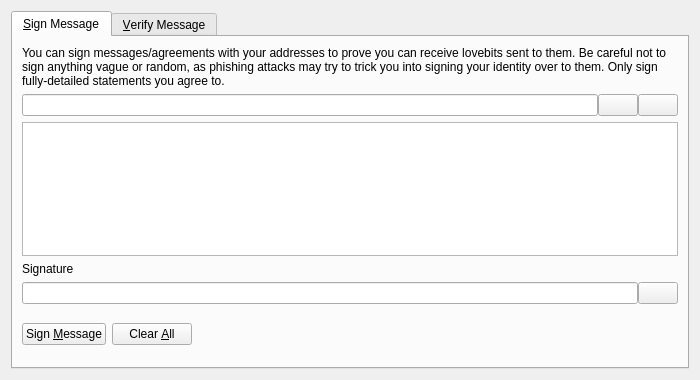
<?xml version="1.0" encoding="UTF-8"?>
<ui version="4.0">
 <class>SignVerifyMessageDialog</class>
 <widget class="QDialog" name="SignVerifyMessageDialog">
  <property name="geometry">
   <rect>
    <x>0</x>
    <y>0</y>
    <width>700</width>
    <height>380</height>
   </rect>
  </property>
  <property name="windowTitle">
   <string>Signatures - Sign / Verify a Message</string>
  </property>
  <property name="modal">
   <bool>true</bool>
  </property>
  <layout class="QVBoxLayout" name="verticalLayout">
   <item>
    <widget class="QTabWidget" name="tabWidget">
     <property name="currentIndex">
      <number>0</number>
     </property>
     <widget class="QWidget" name="tabSignMessage">
      <attribute name="title">
       <string>&amp;Sign Message</string>
      </attribute>
      <layout class="QVBoxLayout" name="verticalLayout_SM">
       <item>
        <widget class="QLabel" name="infoLabel_SM">
         <property name="text">
          <string>You can sign messages/agreements with your addresses to prove you can receive lovebits sent to them. Be careful not to sign anything vague or random, as phishing attacks may try to trick you into signing your identity over to them. Only sign fully-detailed statements you agree to.</string>
         </property>
         <property name="textFormat">
          <enum>Qt::PlainText</enum>
         </property>
         <property name="wordWrap">
          <bool>true</bool>
         </property>
        </widget>
       </item>
       <item>
        <layout class="QHBoxLayout" name="horizontalLayout_1_SM">
         <property name="spacing">
          <number>0</number>
         </property>
         <item>
          <widget class="QValidatedLineEdit" name="addressIn_SM">
           <property name="toolTip">
            <string>The Lovebit address to sign the message with</string>
           </property>
          </widget>
         </item>
         <item>
          <widget class="QPushButton" name="addressBookButton_SM">
           <property name="toolTip">
            <string>Choose previously used address</string>
           </property>
           <property name="text">
            <string/>
           </property>
           <property name="icon">
            <iconset resource="../lovebit.qrc">
             <normaloff>:/icons/address-book</normaloff>:/icons/address-book</iconset>
           </property>
           <property name="shortcut">
            <string>Alt+A</string>
           </property>
           <property name="autoDefault">
            <bool>false</bool>
           </property>
          </widget>
         </item>
         <item>
          <widget class="QPushButton" name="pasteButton_SM">
           <property name="toolTip">
            <string>Paste address from clipboard</string>
           </property>
           <property name="text">
            <string/>
           </property>
           <property name="icon">
            <iconset resource="../lovebit.qrc">
             <normaloff>:/icons/editpaste</normaloff>:/icons/editpaste</iconset>
           </property>
           <property name="shortcut">
            <string>Alt+P</string>
           </property>
           <property name="autoDefault">
            <bool>false</bool>
           </property>
          </widget>
         </item>
        </layout>
       </item>
       <item>
        <widget class="QPlainTextEdit" name="messageIn_SM">
         <property name="toolTip">
          <string>Enter the message you want to sign here</string>
         </property>
        </widget>
       </item>
       <item>
        <widget class="QLabel" name="signatureLabel_SM">
         <property name="text">
          <string>Signature</string>
         </property>
         <property name="textFormat">
          <enum>Qt::PlainText</enum>
         </property>
        </widget>
       </item>
       <item>
        <layout class="QHBoxLayout" name="horizontalLayout_2_SM">
         <property name="spacing">
          <number>0</number>
         </property>
         <item>
          <widget class="QLineEdit" name="signatureOut_SM">
           <property name="font">
            <font>
             <italic>true</italic>
            </font>
           </property>
           <property name="readOnly">
            <bool>true</bool>
           </property>
          </widget>
         </item>
         <item>
          <widget class="QPushButton" name="copySignatureButton_SM">
           <property name="toolTip">
            <string>Copy the current signature to the system clipboard</string>
           </property>
           <property name="text">
            <string/>
           </property>
           <property name="icon">
            <iconset resource="../lovebit.qrc">
             <normaloff>:/icons/editcopy</normaloff>:/icons/editcopy</iconset>
           </property>
           <property name="autoDefault">
            <bool>false</bool>
           </property>
          </widget>
         </item>
        </layout>
       </item>
       <item>
        <layout class="QHBoxLayout" name="horizontalLayout_3_SM">
         <item>
          <widget class="QPushButton" name="signMessageButton_SM">
           <property name="toolTip">
            <string>Sign the message to prove you own this Lovebit address</string>
           </property>
           <property name="text">
            <string>Sign &amp;Message</string>
           </property>
           <property name="icon">
            <iconset resource="../lovebit.qrc">
             <normaloff>:/icons/edit</normaloff>:/icons/edit</iconset>
           </property>
           <property name="autoDefault">
            <bool>false</bool>
           </property>
          </widget>
         </item>
         <item>
          <widget class="QPushButton" name="clearButton_SM">
           <property name="toolTip">
            <string>Reset all sign message fields</string>
           </property>
           <property name="text">
            <string>Clear &amp;All</string>
           </property>
           <property name="icon">
            <iconset resource="../lovebit.qrc">
             <normaloff>:/icons/remove</normaloff>:/icons/remove</iconset>
           </property>
           <property name="autoDefault">
            <bool>false</bool>
           </property>
          </widget>
         </item>
         <item>
          <spacer name="horizontalSpacer_1_SM">
           <property name="orientation">
            <enum>Qt::Horizontal</enum>
           </property>
           <property name="sizeHint" stdset="0">
            <size>
             <width>40</width>
             <height>48</height>
            </size>
           </property>
          </spacer>
         </item>
         <item>
          <widget class="QLabel" name="statusLabel_SM">
           <property name="font">
            <font>
             <weight>75</weight>
             <bold>true</bold>
            </font>
           </property>
           <property name="text">
            <string/>
           </property>
           <property name="wordWrap">
            <bool>true</bool>
           </property>
          </widget>
         </item>
         <item>
          <spacer name="horizontalSpacer_2_SM">
           <property name="orientation">
            <enum>Qt::Horizontal</enum>
           </property>
           <property name="sizeHint" stdset="0">
            <size>
             <width>40</width>
             <height>48</height>
            </size>
           </property>
          </spacer>
         </item>
        </layout>
       </item>
      </layout>
     </widget>
     <widget class="QWidget" name="tabVerifyMessage">
      <attribute name="title">
       <string>&amp;Verify Message</string>
      </attribute>
      <layout class="QVBoxLayout" name="verticalLayout_VM">
       <item>
        <widget class="QLabel" name="infoLabel_VM">
         <property name="text">
          <string>Enter the receiver's address, message (ensure you copy line breaks, spaces, tabs, etc. exactly) and signature below to verify the message. Be careful not to read more into the signature than what is in the signed message itself, to avoid being tricked by a man-in-the-middle attack. Note that this only proves the signing party receives with the address, it cannot prove sendership of any transaction!</string>
         </property>
         <property name="textFormat">
          <enum>Qt::PlainText</enum>
         </property>
         <property name="alignment">
          <set>Qt::AlignLeading|Qt::AlignLeft|Qt::AlignTop</set>
         </property>
         <property name="wordWrap">
          <bool>true</bool>
         </property>
        </widget>
       </item>
       <item>
        <layout class="QHBoxLayout" name="horizontalLayout_1_VM">
         <property name="spacing">
          <number>0</number>
         </property>
         <item>
          <widget class="QValidatedLineEdit" name="addressIn_VM">
           <property name="toolTip">
            <string>The Lovebit address the message was signed with</string>
           </property>
          </widget>
         </item>
         <item>
          <widget class="QPushButton" name="addressBookButton_VM">
           <property name="toolTip">
            <string>Choose previously used address</string>
           </property>
           <property name="text">
            <string/>
           </property>
           <property name="icon">
            <iconset resource="../lovebit.qrc">
             <normaloff>:/icons/address-book</normaloff>:/icons/address-book</iconset>
           </property>
           <property name="shortcut">
            <string>Alt+A</string>
           </property>
           <property name="autoDefault">
            <bool>false</bool>
           </property>
          </widget>
         </item>
        </layout>
       </item>
       <item>
        <widget class="QPlainTextEdit" name="messageIn_VM"/>
       </item>
       <item>
        <widget class="QValidatedLineEdit" name="signatureIn_VM"/>
       </item>
       <item>
        <layout class="QHBoxLayout" name="horizontalLayout_2_VM">
         <item>
          <widget class="QPushButton" name="verifyMessageButton_VM">
           <property name="toolTip">
            <string>Verify the message to ensure it was signed with the specified Lovebit address</string>
           </property>
           <property name="text">
            <string>Verify &amp;Message</string>
           </property>
           <property name="icon">
            <iconset resource="../lovebit.qrc">
             <normaloff>:/icons/transaction_0</normaloff>:/icons/transaction_0</iconset>
           </property>
           <property name="autoDefault">
            <bool>false</bool>
           </property>
          </widget>
         </item>
         <item>
          <widget class="QPushButton" name="clearButton_VM">
           <property name="toolTip">
            <string>Reset all verify message fields</string>
           </property>
           <property name="text">
            <string>Clear &amp;All</string>
           </property>
           <property name="icon">
            <iconset resource="../lovebit.qrc">
             <normaloff>:/icons/remove</normaloff>:/icons/remove</iconset>
           </property>
           <property name="autoDefault">
            <bool>false</bool>
           </property>
          </widget>
         </item>
         <item>
          <spacer name="horizontalSpacer_1_VM">
           <property name="orientation">
            <enum>Qt::Horizontal</enum>
           </property>
           <property name="sizeHint" stdset="0">
            <size>
             <width>40</width>
             <height>48</height>
            </size>
           </property>
          </spacer>
         </item>
         <item>
          <widget class="QLabel" name="statusLabel_VM">
           <property name="font">
            <font>
             <weight>75</weight>
             <bold>true</bold>
            </font>
           </property>
           <property name="text">
            <string/>
           </property>
           <property name="wordWrap">
            <bool>true</bool>
           </property>
          </widget>
         </item>
         <item>
          <spacer name="horizontalSpacer_2_VM">
           <property name="orientation">
            <enum>Qt::Horizontal</enum>
           </property>
           <property name="sizeHint" stdset="0">
            <size>
             <width>40</width>
             <height>48</height>
            </size>
           </property>
          </spacer>
         </item>
        </layout>
       </item>
      </layout>
     </widget>
    </widget>
   </item>
  </layout>
 </widget>
 <customwidgets>
  <customwidget>
   <class>QValidatedLineEdit</class>
   <extends>QLineEdit</extends>
   <header>qvalidatedlineedit.h</header>
  </customwidget>
 </customwidgets>
 <resources>
  <include location="../lovebit.qrc"/>
 </resources>
 <connections/>
</ui>
